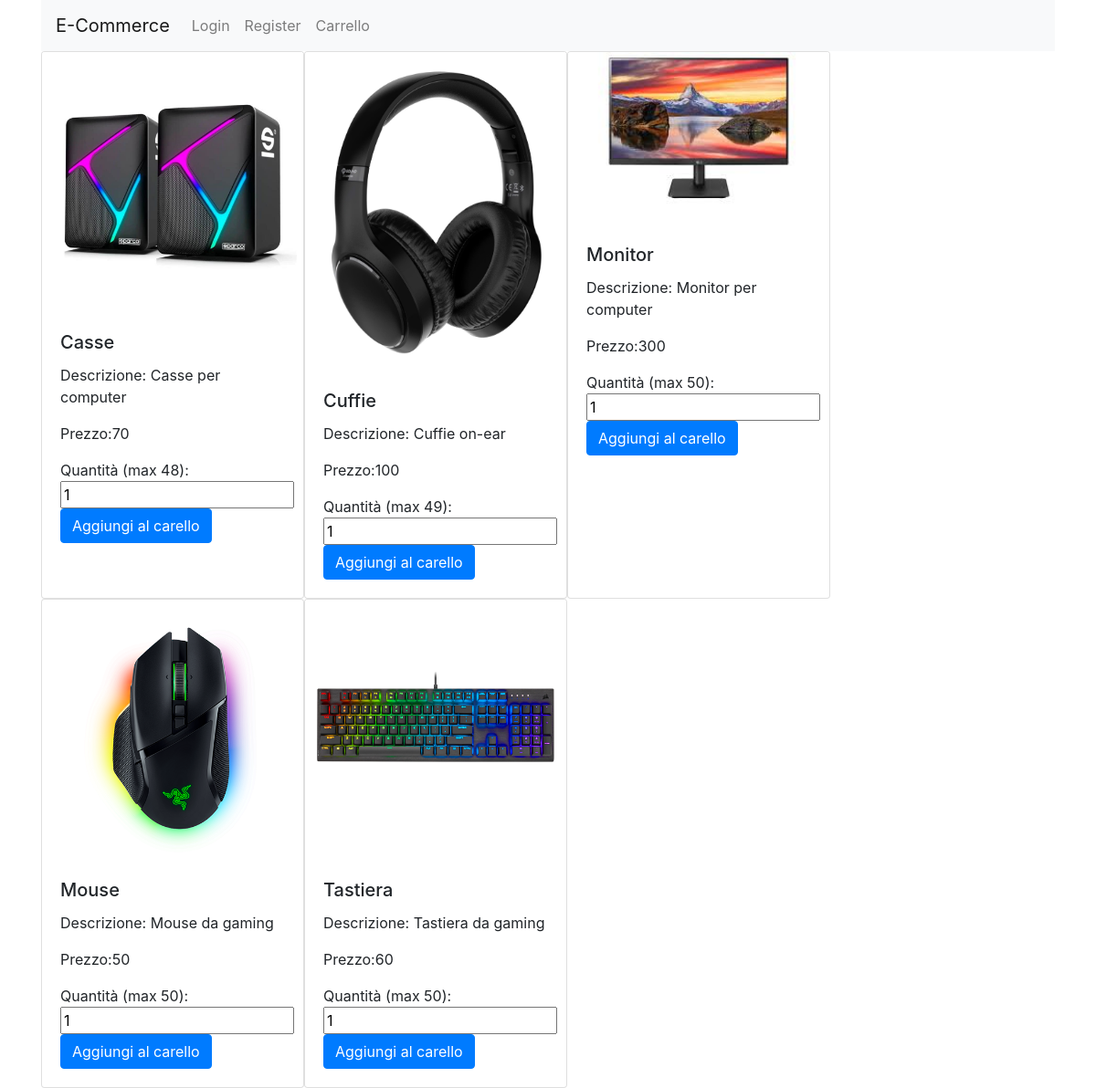
Before: / with the older database file.
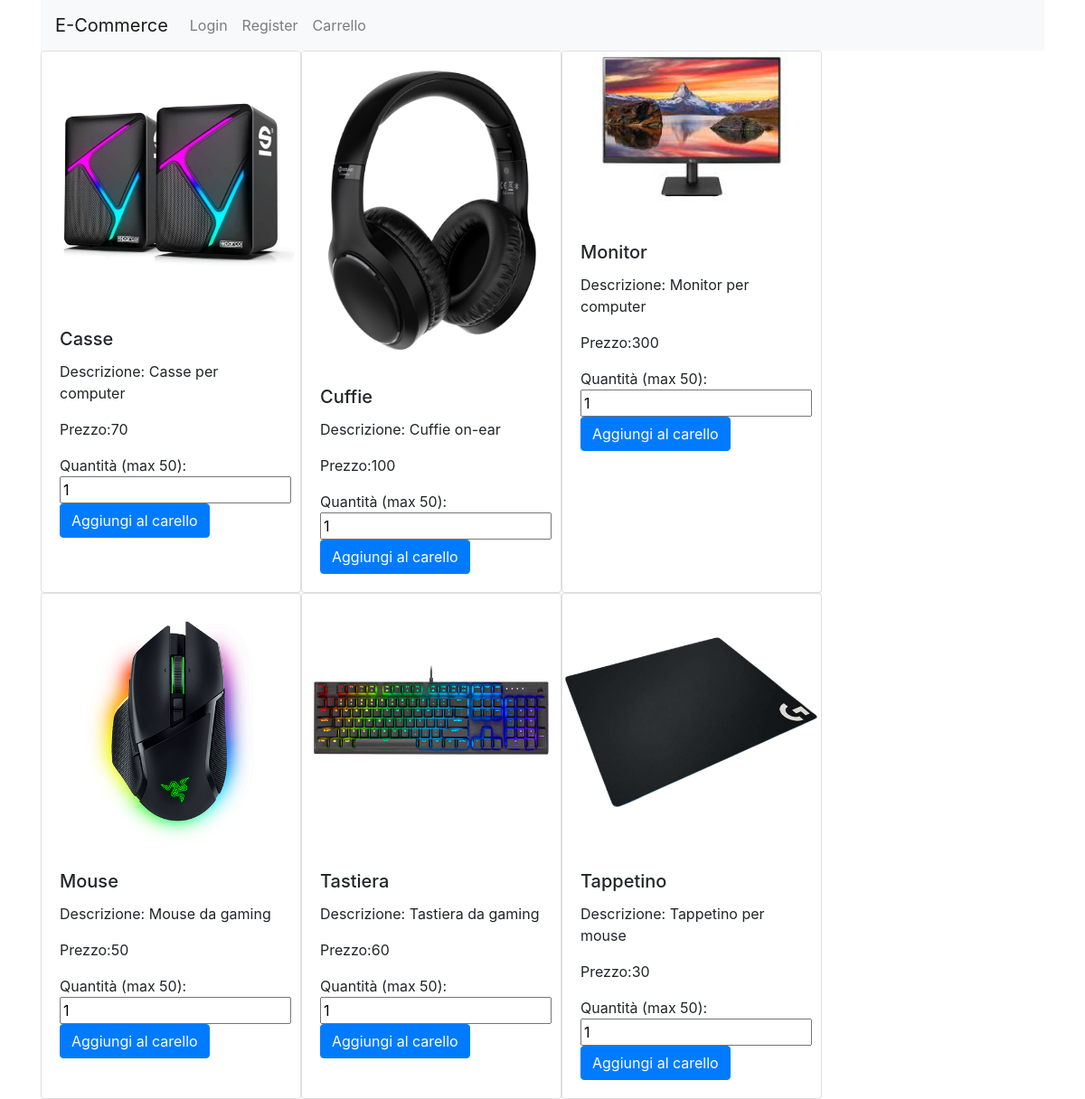
After: the same page with the newer database file.
### tables this page shows
CREATE TABLE `prodotto` (
  `ID` int(11) NOT NULL,
  `Nome` varchar(32) NOT NULL,
  `Descrizione` varchar(32) NOT NULL,
  `Quantita` int(11) NOT NULL,
  `Prezzo` int(11) NOT NULL,
  `DataAggiunta` date NOT NULL DEFAULT current_timestamp()
);

CREATE TABLE `foto` (
  `ID` int(11) NOT NULL,
  `Descrizione` varchar(32) NOT NULL,
  `Nome` varchar(32) NOT NULL,
  `Path` varchar(32) NOT NULL,
  `idProdotto` int(11) NOT NULL
);

### config.php (called while the page is built)
<?php
$prefix = "";

### item.php (the view)
<?php
class Item
{
    private $id;
    private $nome;
    private $descrizione;
    private $prezzo;
    private $quantita;
    private $fotoPath;
    public function __construct($id, $nome, $descrizione, $prezzo, $quantita, $fotoPath)
    {
        $this->id = $id;
        $this->nome = $nome;
        $this->descrizione = $descrizione;
        $this->prezzo = $prezzo;
        $this->quantita = $quantita;
        $this->fotoPath = $fotoPath;
    }
    public function getRender()
    {
        return '<div class="card" style="width: 18rem;">
                    <img src="img/' . $this->fotoPath . '" class="card-img-top" alt="...">
                    <div class="card-body">
                        <h5 class="card-title">' . $this->nome . '</h5>
                        <p class="card-text">Descrizione: ' . $this->descrizione . '</p>
                        <p class="card-text">Prezzo:' . $this->prezzo . '</p>
                        <form action="addProdotto.php" method="post">
                            <input type="hidden" name="idProdotto" value="' . $this->id . '">
                            Quantità (max ' . $this->quantita . '):
                            <input type="number" name="quantita" value="1" max="' . $this->quantita . '">
                            <button type="submit" class="btn btn-primary">Aggiungi al carello</button>
                        </form>
                    </div>
                </div>';
    }
}

### index.php (shortened to what this page needs)
<!DOCTYPE html>
<html lang="en">
<head>
    <link rel="stylesheet" href="https://stackpath.bootstrapcdn.com/bootstrap/4.5.2/css/bootstrap.min.css">
</head>
<body>
    <?php
    include_once 'navBar.php';
    $navBar = new navBar();
    $navBar->getRender();
    include_once 'galleria.php';
    $prodotti = Galleria::getProdotti();
    echo Galleria::render($prodotti);
    ?>
</body>
</html>

### navBar.php
<?php
class navBar
{
    function getRender()
    {
        echo '
        <div class="container">
            <nav class="navbar navbar-expand-lg navbar-light bg-light">
                <a class="navbar-brand" href="index.php">E-Commerce</a>
                <button class="navbar-toggler" type="button" data-toggle="collapse" data-target="#navbarNav"
                    aria-controls="navbarNav" aria-expanded="false" aria-label="Toggle navigation">
                    <span class="navbar-toggler-icon"></span>
                </button>
                <div class="collapse navbar-collapse ml-auto" id="navbarNav">
                <ul class="navbar-nav">';
        if (isset($_SESSION['username'])) {
            echo '<li class="nav-item">
                            <a class="nav-link" href="profile.php">' . $_SESSION['username'] . '</a>
                          </li>';
            echo '<li class="nav-item">
                            <a class="nav-link" href="logout.php">Logout</a>
                          </li>';
            if (isset($_SESSION['admin']) && $_SESSION['admin'] == 1) {
                echo '<li class="nav-item">
                            <a class="nav-link" href="admin.php">Pannello di controllo</a>
                          </li>';
            }
        } else {
            echo '<li class="nav-item">
                            <a class="nav-link" href="login.php">Login</a>
                          </li>
                          <li class="nav-item">
                            <a class="nav-link" href="register.php">Register</a>
                          </li>';
        }
        echo '
                        <li class="nav-item">
                        <a class="nav-link" href="carrello.php">Carrello</a>
                        </li>
                    </ul>
                </div>
            </nav>
        </div>';
    }
}
?>

### galleria.php
<?php
class Galleria{
    public static function getProdotti(){
        include 'connection.php';
        include 'item.php';
        include 'config.php';
        $query = "SELECT * FROM ".$prefix."prodotto";
        $result1 = $conn->query($query);
        $prodotti = array();
        while($row = $result1->fetch_assoc()){
            $query = "SELECT Path FROM ".$prefix."foto WHERE idProdotto = ".$row['ID'];
            $result2 = $conn->query($query);
            $foto = $result2->fetch_assoc();
            $prodotti[] = new Item($row['ID'], $row['Nome'], $row['Descrizione'], $row['Prezzo'], $row['Quantita'], $foto['Path']);
        }
        return $prodotti;
    }
    public static function render($prodotti){
        $html = '<div class="container" style="display: flex; flex-wrap: wrap;">';
        foreach($prodotti as $prodotto){
            $html .= $prodotto->getRender();
        }
        $html .= '</div>';
        return $html;
    }
}
?>

Changed rows visible on the page:
changed prodotto "Casse": Quantita "48" → "50"
changed prodotto "Cuffie": Quantita "49" → "50"
added prodotto: foto.Path (picture), Nome "Tappetino", Descrizione "Tappetino per mouse", Prezzo "30", Quantita "50"
